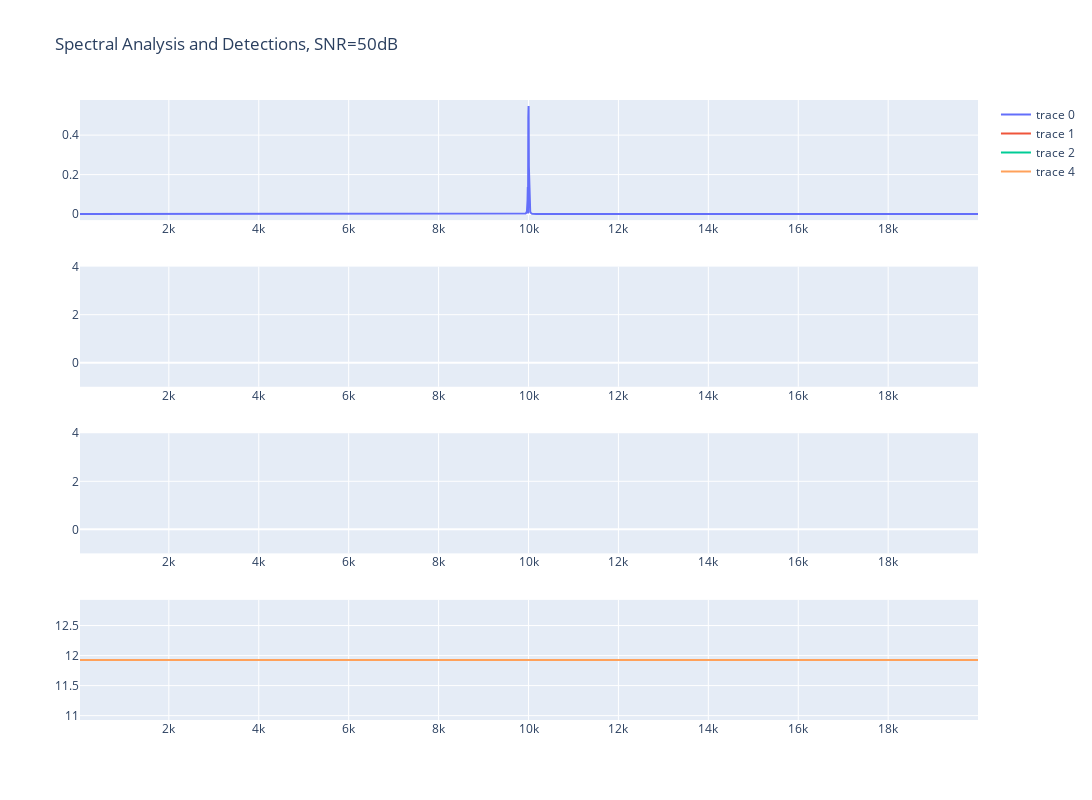

Notebook code cell kept with this figure:
### Code cell
num_points = int(ts * fs)
t = np.linspace(0, ts, num_points)
sig = np.sqrt(2) * np.sin(2 * np.pi * t * fc)
sig_F, sig_T, sig_Sxx, sig_phasogram = ut.calc_spectrogram(sig, fs, nperseg=16000, percent_overlap=0., window='hanning', remove_dc=20, crop_freq=20000)
sig_pxx = ut.calc_welch_from_spectrogram(sig_Sxx, normalization_window_size=5)

rx = awgn(sig, -1)
rx_F, rx_T, rx_Sxx, rx_phasogram = ut.calc_spectrogram(rx, fs, nperseg=16000, percent_overlap=0., window='hanning', remove_dc=20, crop_freq=20000)
rx_pxx = ut.calc_welch_from_spectrogram(rx_Sxx, normalization_window_size=5)

welch_detector = WelchDetector(fs=fs, nperseg=16000, overlap=0., window='hanning', dc=20, crop_freq=20000, norm_size=5)
s2g_detector = S2GDetector(fs=fs, nperseg=16000, overlap=0., window='hanning', dc=20, crop_freq=20000, quantization_levels=10)
welch_detection, (pxx, F, welch_detections) = welch_detector.detect(rx, th_itamar[5], return_feature=True)
s2g_detection, (K, F, s2g_detections) = s2g_detector.detect(rx, th_itamar[5], return_feature=True)

fig = make_subplots(rows=4, cols=1)
fig.add_trace(go.Scatter(x=sig_F, y=sig_pxx), row=1, col=1)
fig.add_trace(go.Scatter(x=rx_F, y=rx_pxx), row=2, col=1)

fig.add_trace(go.Scatter(x=F, y=pxx), row=3, col=1)
fig.add_trace(go.Scatter(x=F[welch_detections], y=pxx[welch_detections], mode='markers', marker=dict(color='red', size=10)), row=3, col=1)

fig.add_trace(go.Scatter(x=F, y=K), row=4, col=1)
fig.add_trace(go.Scatter(x=F[s2g_detections], y=K[s2g_detections], mode='markers', marker=dict(color='red', size=10)), row=4, col=1)  

fig.update_layout(height=800, width=1200, title_text=f"Spectral Analysis and Detections, SNR={50}dB")
fig.show()

### Figure 1 — Plotly figure (JSON) as saved in the notebook; plotly's stock layout.template omitted (floating-point values rounded to 4 significant figures; data arrays with more than 128 entries replaced by an {"elided": "..."} marker saying what was removed)
{"data": [{"type": "scatter", "x": {"elided": "3330 float values"}, "xaxis": "x", "y": {"elided": "3330 float values"}, "yaxis": "y"}, {"type": "scatter", "x": {"elided": "3330 float values"}, "xaxis": "x2", "y": {"elided": "3330 float values"}, "yaxis": "y2"}, {"type": "scatter", "x": {"elided": "3330 float values"}, "xaxis": "x3", "y": {"elided": "3330 float values"}, "yaxis": "y3"}, {"marker": {"color": "red", "size": 10}, "mode": "markers", "type": "scatter", "x": [], "xaxis": "x3", "y": [], "yaxis": "y3"}, {"type": "scatter", "x": {"elided": "3330 float values"}, "xaxis": "x4", "y": {"elided": "3330 float values"}, "yaxis": "y4"}, {"marker": {"color": "red", "size": 10}, "mode": "markers", "type": "scatter", "x": [], "xaxis": "x4", "y": [], "yaxis": "y4"}], "layout": {"height": 800, "title": {"text": "Spectral Analysis and Detections, SNR=50dB"}, "width": 1200, "xaxis": {"anchor": "y", "domain": [0, 1]}, "xaxis2": {"anchor": "y2", "domain": [0, 1]}, "xaxis3": {"anchor": "y3", "domain": [0, 1]}, "xaxis4": {"anchor": "y4", "domain": [0, 1]}, "yaxis": {"anchor": "x", "domain": [0.8063, 1]}, "yaxis2": {"anchor": "x2", "domain": [0.5375, 0.7312]}, "yaxis3": {"anchor": "x3", "domain": [0.2687, 0.4625]}, "yaxis4": {"anchor": "x4", "domain": [0, 0.1938]}}}
